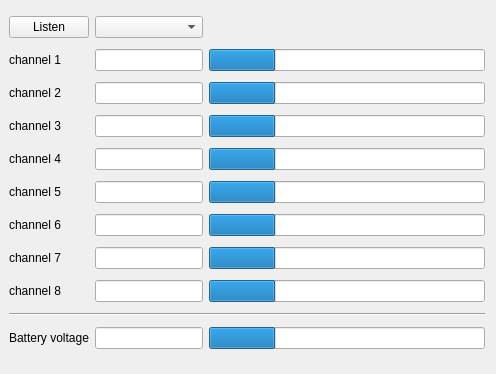
<?xml version="1.0" encoding="UTF-8"?>
<ui version="4.0">
 <class>Form</class>
 <widget class="QWidget" name="Form">
  <property name="geometry">
   <rect>
    <x>0</x>
    <y>0</y>
    <width>496</width>
    <height>374</height>
   </rect>
  </property>
  <property name="windowTitle">
   <string>Form</string>
  </property>
  <property name="styleSheet">
   <string notr="true"/>
  </property>
  <layout class="QGridLayout" name="gridLayout" rowstretch="0,0,0,0,0,0,0,0,0,0,0,0,0,0,0">
   <property name="leftMargin">
    <number>9</number>
   </property>
   <item row="4" column="1">
    <widget class="QLineEdit" name="channel3display">
     <property name="sizePolicy">
      <sizepolicy hsizetype="Fixed" vsizetype="Fixed">
       <horstretch>0</horstretch>
       <verstretch>0</verstretch>
      </sizepolicy>
     </property>
     <property name="readOnly">
      <bool>true</bool>
     </property>
    </widget>
   </item>
   <item row="5" column="1">
    <widget class="QLineEdit" name="channel4display">
     <property name="sizePolicy">
      <sizepolicy hsizetype="Fixed" vsizetype="Fixed">
       <horstretch>0</horstretch>
       <verstretch>0</verstretch>
      </sizepolicy>
     </property>
     <property name="readOnly">
      <bool>true</bool>
     </property>
    </widget>
   </item>
   <item row="6" column="1">
    <widget class="QLineEdit" name="channel5display">
     <property name="sizePolicy">
      <sizepolicy hsizetype="Fixed" vsizetype="Fixed">
       <horstretch>0</horstretch>
       <verstretch>0</verstretch>
      </sizepolicy>
     </property>
     <property name="readOnly">
      <bool>true</bool>
     </property>
    </widget>
   </item>
   <item row="7" column="1">
    <widget class="QLineEdit" name="channel6display">
     <property name="sizePolicy">
      <sizepolicy hsizetype="Fixed" vsizetype="Fixed">
       <horstretch>0</horstretch>
       <verstretch>0</verstretch>
      </sizepolicy>
     </property>
     <property name="readOnly">
      <bool>true</bool>
     </property>
    </widget>
   </item>
   <item row="8" column="1">
    <widget class="QLineEdit" name="channel7display">
     <property name="sizePolicy">
      <sizepolicy hsizetype="Fixed" vsizetype="Fixed">
       <horstretch>0</horstretch>
       <verstretch>0</verstretch>
      </sizepolicy>
     </property>
     <property name="readOnly">
      <bool>true</bool>
     </property>
    </widget>
   </item>
   <item row="3" column="0">
    <widget class="QLabel" name="label_2">
     <property name="text">
      <string>channel 2</string>
     </property>
    </widget>
   </item>
   <item row="1" column="0">
    <widget class="QLabel" name="label">
     <property name="text">
      <string>channel 1</string>
     </property>
    </widget>
   </item>
   <item row="9" column="1">
    <widget class="QLineEdit" name="channel8display">
     <property name="sizePolicy">
      <sizepolicy hsizetype="Fixed" vsizetype="Fixed">
       <horstretch>0</horstretch>
       <verstretch>0</verstretch>
      </sizepolicy>
     </property>
     <property name="readOnly">
      <bool>true</bool>
     </property>
    </widget>
   </item>
   <item row="4" column="0">
    <widget class="QLabel" name="label_3">
     <property name="text">
      <string>channel 3</string>
     </property>
    </widget>
   </item>
   <item row="5" column="0">
    <widget class="QLabel" name="label_4">
     <property name="text">
      <string>channel 4</string>
     </property>
    </widget>
   </item>
   <item row="6" column="0">
    <widget class="QLabel" name="label_5">
     <property name="text">
      <string>channel 5</string>
     </property>
    </widget>
   </item>
   <item row="7" column="0">
    <widget class="QLabel" name="label_6">
     <property name="text">
      <string>channel 6</string>
     </property>
    </widget>
   </item>
   <item row="8" column="0">
    <widget class="QLabel" name="label_7">
     <property name="text">
      <string>channel 7</string>
     </property>
    </widget>
   </item>
   <item row="9" column="0">
    <widget class="QLabel" name="label_8">
     <property name="text">
      <string>channel 8</string>
     </property>
    </widget>
   </item>
   <item row="1" column="1">
    <widget class="QLineEdit" name="channel1display">
     <property name="sizePolicy">
      <sizepolicy hsizetype="Fixed" vsizetype="Fixed">
       <horstretch>0</horstretch>
       <verstretch>0</verstretch>
      </sizepolicy>
     </property>
     <property name="readOnly">
      <bool>true</bool>
     </property>
    </widget>
   </item>
   <item row="3" column="1">
    <widget class="QLineEdit" name="channel2display">
     <property name="sizePolicy">
      <sizepolicy hsizetype="Fixed" vsizetype="Fixed">
       <horstretch>0</horstretch>
       <verstretch>0</verstretch>
      </sizepolicy>
     </property>
     <property name="readOnly">
      <bool>true</bool>
     </property>
    </widget>
   </item>
   <item row="1" column="2">
    <widget class="QProgressBar" name="channel1bar">
     <property name="value">
      <number>24</number>
     </property>
     <property name="format">
      <string/>
     </property>
    </widget>
   </item>
   <item row="3" column="2">
    <widget class="QProgressBar" name="channel2bar">
     <property name="value">
      <number>24</number>
     </property>
     <property name="format">
      <string/>
     </property>
    </widget>
   </item>
   <item row="4" column="2">
    <widget class="QProgressBar" name="channel3bar">
     <property name="value">
      <number>24</number>
     </property>
     <property name="format">
      <string/>
     </property>
    </widget>
   </item>
   <item row="5" column="2">
    <widget class="QProgressBar" name="channel4bar">
     <property name="value">
      <number>24</number>
     </property>
     <property name="format">
      <string/>
     </property>
    </widget>
   </item>
   <item row="6" column="2">
    <widget class="QProgressBar" name="channel5bar">
     <property name="value">
      <number>24</number>
     </property>
     <property name="format">
      <string/>
     </property>
    </widget>
   </item>
   <item row="7" column="2">
    <widget class="QProgressBar" name="channel6bar">
     <property name="value">
      <number>24</number>
     </property>
     <property name="format">
      <string/>
     </property>
    </widget>
   </item>
   <item row="8" column="2">
    <widget class="QProgressBar" name="channel7bar">
     <property name="value">
      <number>24</number>
     </property>
     <property name="format">
      <string/>
     </property>
    </widget>
   </item>
   <item row="9" column="2">
    <widget class="QProgressBar" name="channel8bar">
     <property name="value">
      <number>24</number>
     </property>
     <property name="format">
      <string/>
     </property>
    </widget>
   </item>
   <item row="0" column="1">
    <widget class="QComboBox" name="IrisInputBox"/>
   </item>
   <item row="0" column="0">
    <widget class="QPushButton" name="ListenButton">
     <property name="text">
      <string>Listen</string>
     </property>
    </widget>
   </item>
   <item row="11" column="0" colspan="3">
    <widget class="Line" name="line">
     <property name="orientation">
      <enum>Qt::Horizontal</enum>
     </property>
    </widget>
   </item>
   <item row="12" column="2">
    <widget class="QProgressBar" name="Batterybar">
     <property name="sizePolicy">
      <sizepolicy hsizetype="Expanding" vsizetype="Fixed">
       <horstretch>0</horstretch>
       <verstretch>0</verstretch>
      </sizepolicy>
     </property>
     <property name="value">
      <number>24</number>
     </property>
     <property name="format">
      <string/>
     </property>
    </widget>
   </item>
   <item row="12" column="0">
    <widget class="QLabel" name="label_9">
     <property name="text">
      <string>Battery voltage</string>
     </property>
    </widget>
   </item>
   <item row="12" column="1">
    <widget class="QLineEdit" name="Batterydisplay">
     <property name="sizePolicy">
      <sizepolicy hsizetype="Fixed" vsizetype="Fixed">
       <horstretch>0</horstretch>
       <verstretch>0</verstretch>
      </sizepolicy>
     </property>
    </widget>
   </item>
  </layout>
 </widget>
 <resources/>
 <connections/>
</ui>
